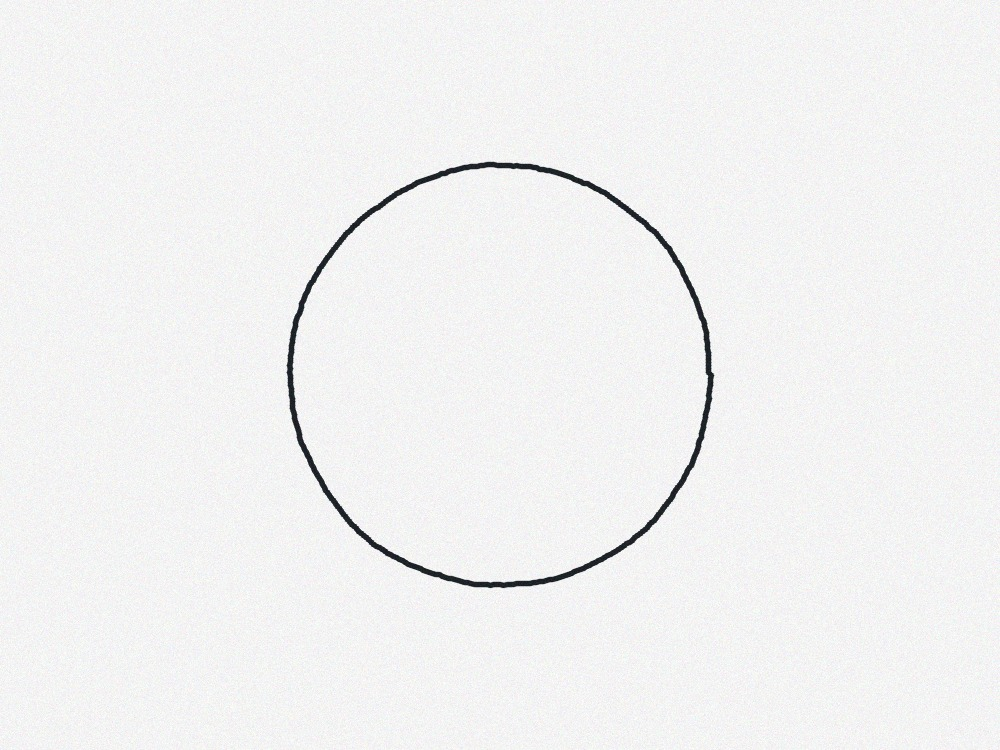
#> input picture samples/circle.jpg, 1000 x 750 px
$ python -i preprocessing.py   (imports and definitions only)
#> lines starting #> are read from the running program, lines starting #| are printed output that depends on the picture; after the words box and inside, x2 and y2 are one past the last pixel; in counts of white or black regions, pixels touching at a corner belong together
"""Image preprocessing: illumination normalisation, contrast, denoising, binarisation."""

from __future__ import annotations

from dataclasses import asdict, dataclass

import cv2
import numpy as np


@dataclass
class PreprocessParams:
    threshold_mode: str = "adaptive"     # adaptive | otsu | manual
    manual_threshold: int = 150          # ink is darker than this (manual mode)
    adaptive_block: int = 41             # neighbourhood size for adaptive threshold (odd)
    adaptive_c: int = 14                 # higher -> only darker ink is kept
    contrast: float = 1.6                # ink/paper contrast stretch (1 = none)
    noise_reduction: int = 2             # 0..5 blur + speck removal strength
    edge_sensitivity: float = 0.5        # 0..1; higher -> more polygon corners are kept
    min_object_size: float = 0.06        # min object bounding-box diagonal / image diagonal
    remove_shadows: bool = True
    detect_paper: bool = True
    detect_axes: bool = True
    ignore_border_objects: bool = True
    working_size: int = 960              # long side of the image used for detection

    def copy(self) -> "PreprocessParams":
        return PreprocessParams(**asdict(self))

    # [4 lines left out: function poly_epsilon, not called in this run]


def normalize_illumination(gray: np.ndarray) -> np.ndarray:
    """Divide by a smooth background estimate: removes shadows and uneven lighting."""
    h, w = gray.shape
#> h = 750; w = 1000
    small = cv2.resize(gray, (max(w // 4, 1), max(h // 4, 1)), interpolation=cv2.INTER_AREA)
    k = max(7, (min(small.shape) // 10) | 1)
#> k = 19
    bg = cv2.morphologyEx(small, cv2.MORPH_CLOSE, cv2.getStructuringElement(cv2.MORPH_ELLIPSE, (k, k)))
    bg = cv2.GaussianBlur(bg, (0, 0), k / 3)
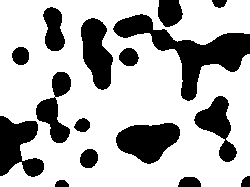
#> bg: shape (187, 250); values 245 (black) and 246 (white), 70.9% white; 16 black regions, largest, box (x1, y1, x2, y2) and area: (113, 14, 250, 101) 3569, (116, 123, 180, 164) 1782, (0, 116, 44, 177) 1665
    bg = cv2.resize(bg, (w, h), interpolation=cv2.INTER_LINEAR)
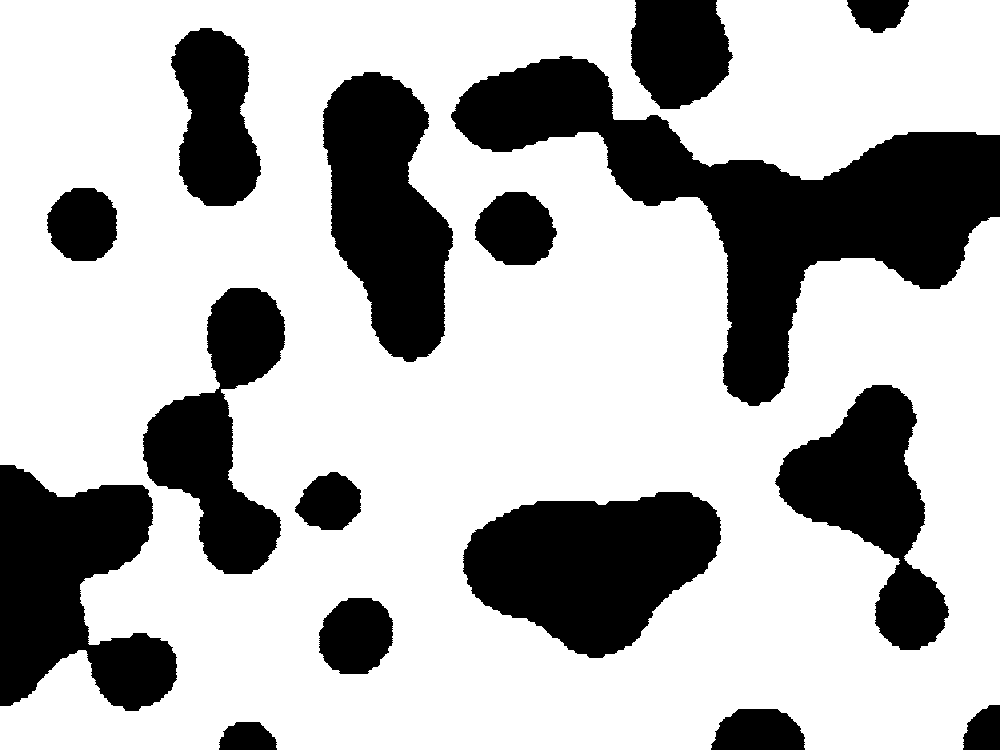
#> bg: shape (750, 1000); values 245 (black) and 246 (white), 70.4% white; 16 black regions, largest, box (x1, y1, x2, y2) and area: (451, 56, 1000, 406) 58161, (463, 492, 721, 658) 28938, (0, 465, 177, 711) 27063
    return cv2.divide(gray, np.maximum(bg, 1), scale=255)


# [52 lines left out: functions enhance, binarize, remove_small_components, estimate_stroke_width, not called in this run]

>>> import cv2
>>> picture = cv2.imread('../../samples/circle.jpg', cv2.IMREAD_GRAYSCALE)
>>> result = normalize_illumination(picture)

$ run again, on samples/ellipse.jpg
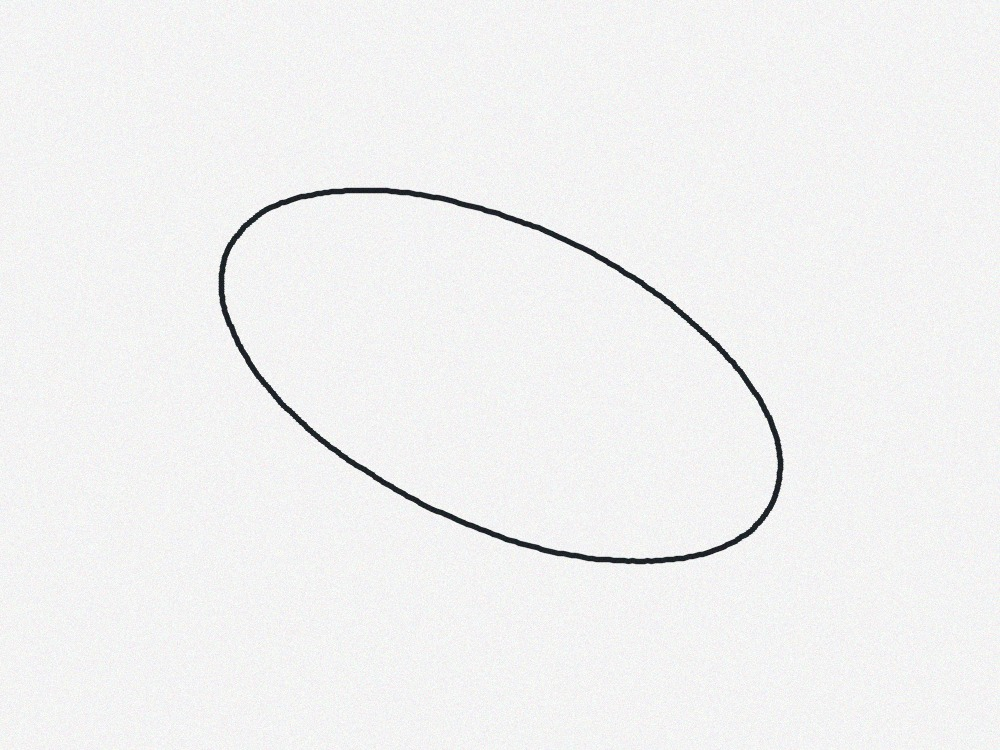
#> input picture samples/ellipse.jpg, 1000 x 750 px
#> in normalize_illumination, `bg = cv2.GaussianBlur(bg, (0, 0), k / 3)`:
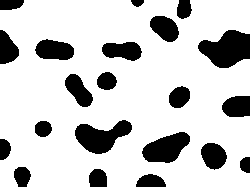
#> bg: shape (187, 250); values 245 (black) and 246 (white), 79.3% white; 21 black regions, largest, box (x1, y1, x2, y2) and area: (198, 30, 250, 68) 1334, (75, 120, 132, 154) 1104, (142, 132, 190, 163) 968
#> in normalize_illumination, `bg = cv2.resize(bg, (w, h), interpolation=cv2.INTER_LINEAR)`:
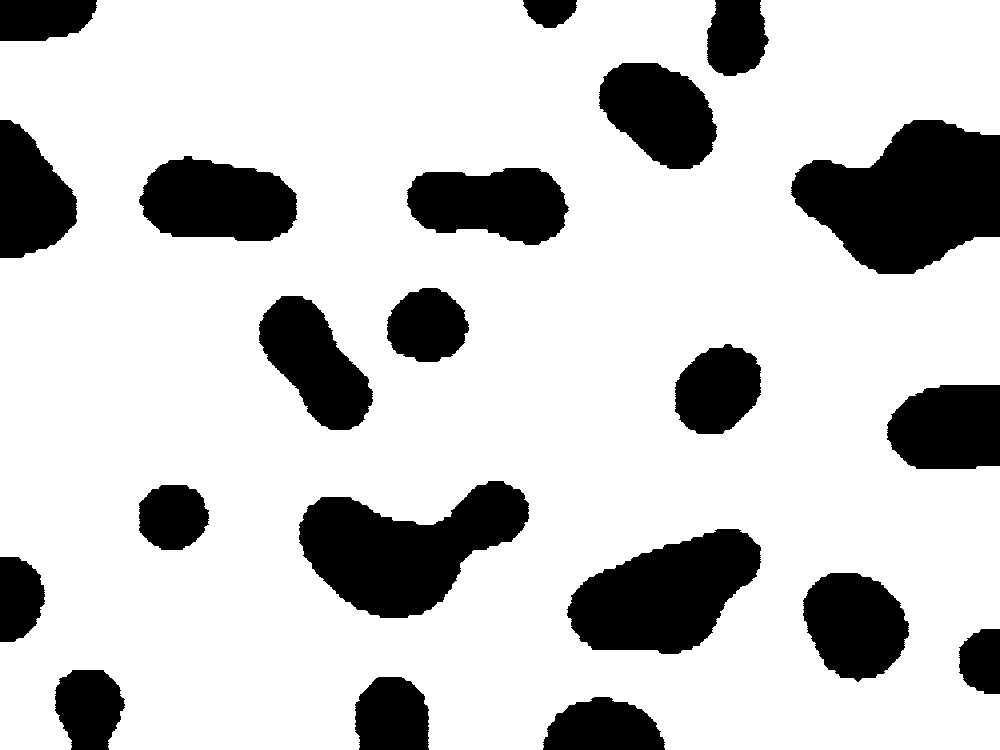
#> bg: shape (750, 1000); values 245 (black) and 246 (white), 78.9% white; 21 black regions, largest, box (x1, y1, x2, y2) and area: (791, 120, 1000, 274) 21687, (299, 481, 529, 618) 18033, (567, 529, 761, 654) 15779

$ run again, on samples/line_and_arc.jpg
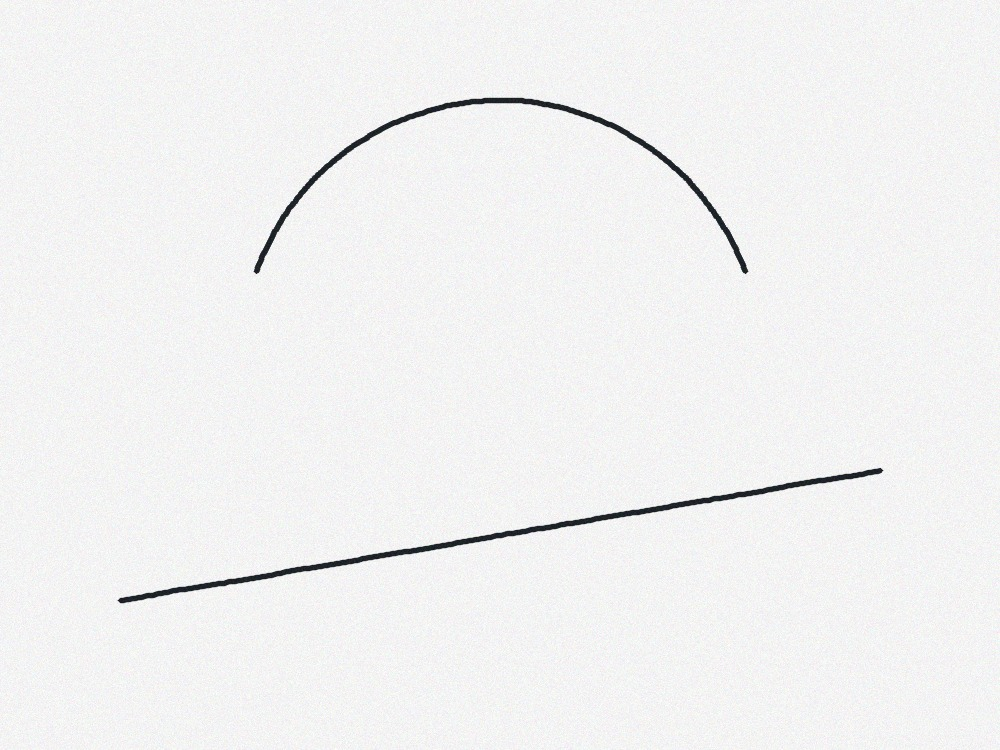
#> input picture samples/line_and_arc.jpg, 1000 x 750 px
#> in normalize_illumination, `bg = cv2.GaussianBlur(bg, (0, 0), k / 3)`:
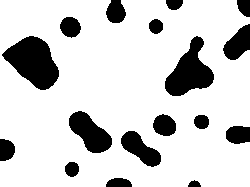
#> bg: shape (187, 250); values 245 (black) and 246 (white), 81.6% white; 17 black regions, largest, box (x1, y1, x2, y2) and area: (2, 36, 59, 90) 1870, (165, 36, 214, 96) 1552, (69, 111, 112, 153) 1037
#> in normalize_illumination, `bg = cv2.resize(bg, (w, h), interpolation=cv2.INTER_LINEAR)`:
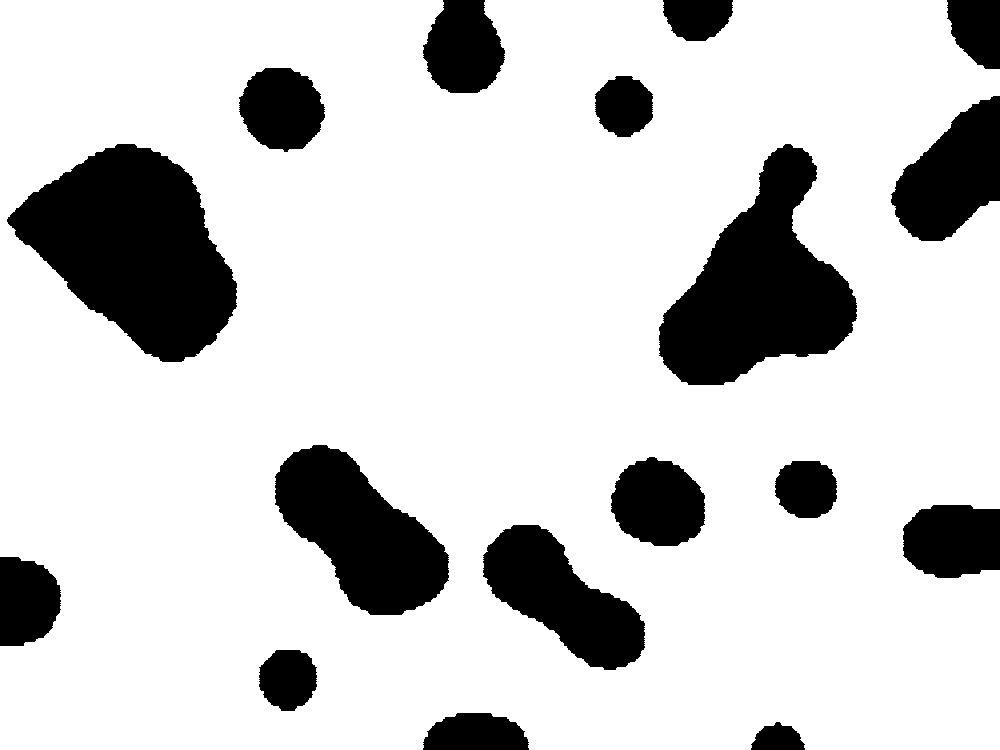
#> bg: shape (750, 1000); values 245 (black) and 246 (white), 81.2% white; 17 black regions, largest, box (x1, y1, x2, y2) and area: (7, 144, 237, 362) 30356, (659, 144, 857, 385) 25271, (275, 445, 449, 615) 16924

$ run again, on samples/multiple_objects.jpg
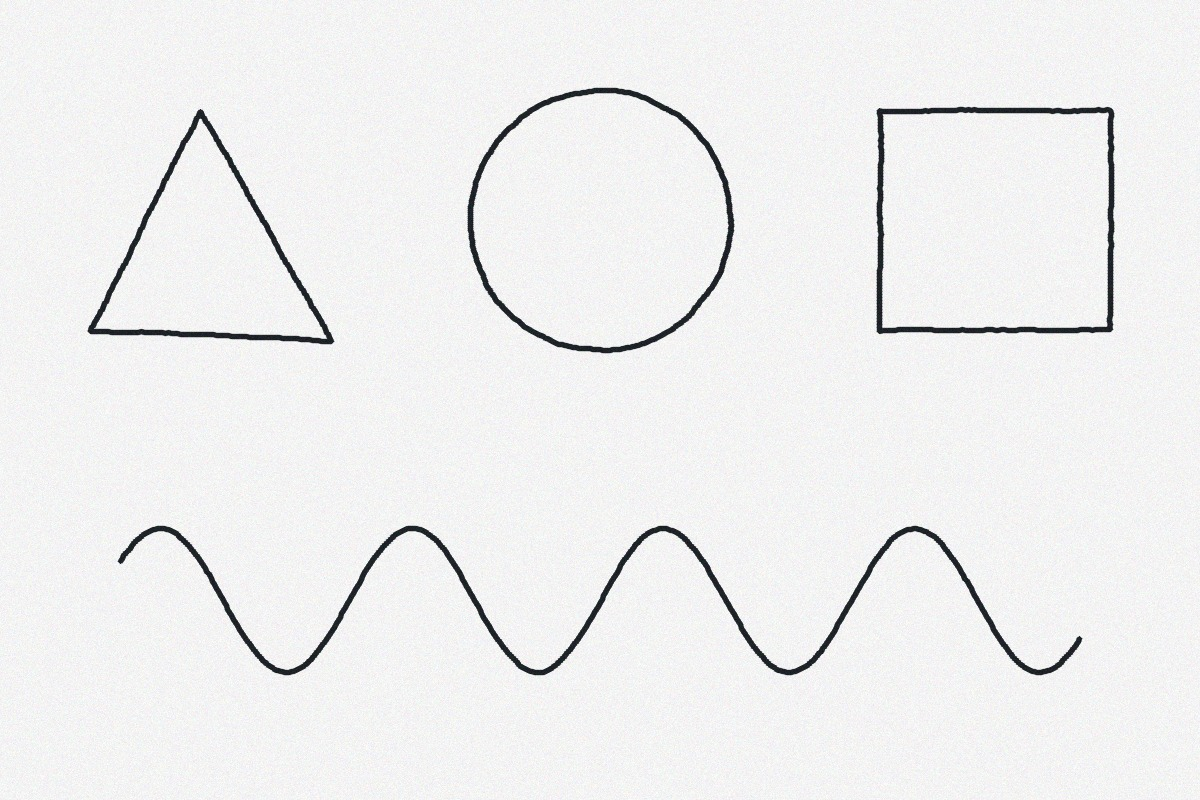
#> input picture samples/multiple_objects.jpg, 1200 x 800 px
#> in normalize_illumination, `bg = cv2.GaussianBlur(bg, (0, 0), k / 3)`:
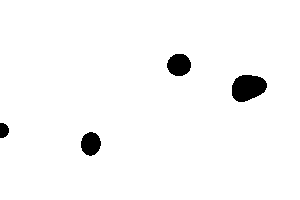
#> bg: shape (200, 300); values 245 (black) and 246 (white), 97.3% white; 4 black regions, box (x1, y1, x2, y2) and area: (232, 75, 267, 102) 725, (167, 54, 191, 76) 420, (81, 132, 101, 156) 366, (0, 123, 9, 138) 111
#> in normalize_illumination, `bg = cv2.resize(bg, (w, h), interpolation=cv2.INTER_LINEAR)`:
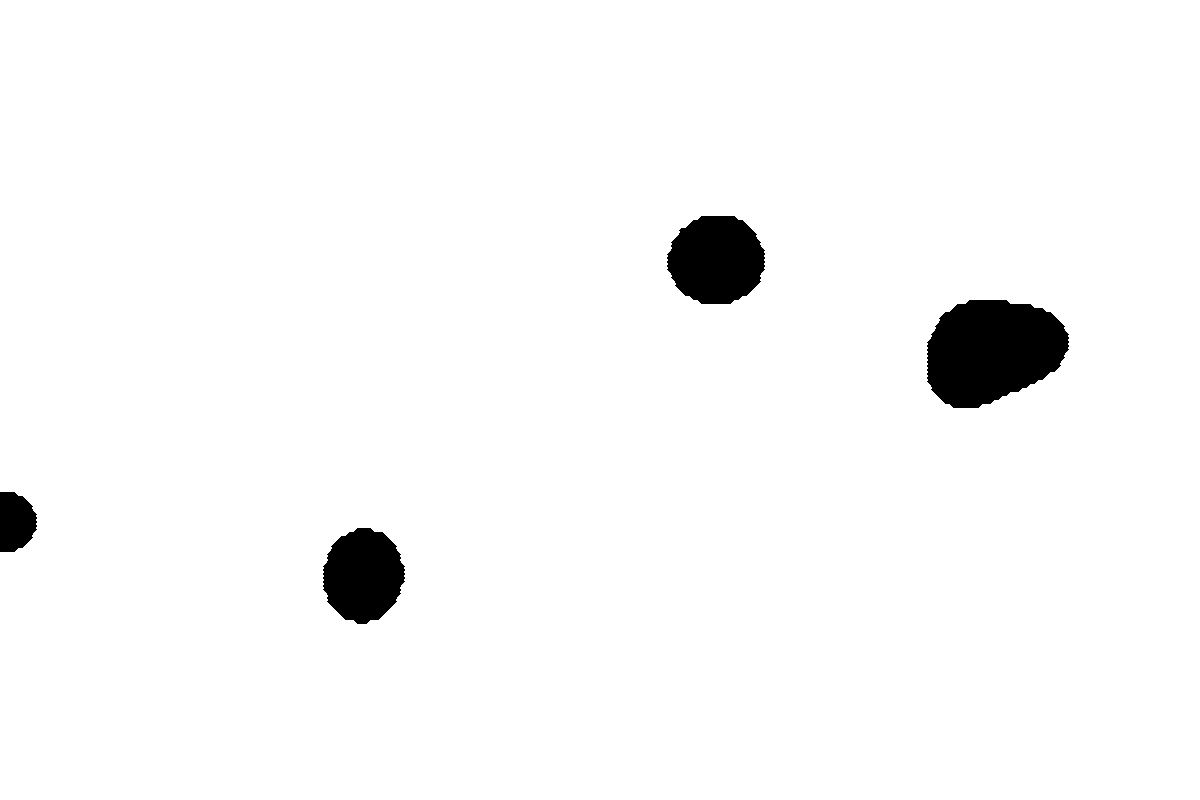
#> bg: shape (800, 1200); values 245 (black) and 246 (white), 97.3% white; 4 black regions, box (x1, y1, x2, y2) and area: (927, 300, 1069, 408) 11700, (667, 216, 765, 304) 6800, (323, 528, 405, 624) 5944, (0, 492, 37, 552) 1802
